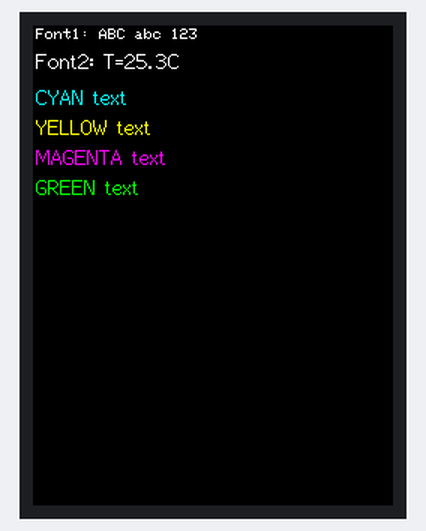
The program below on a simulated ESP32-S3. On the bench: 240×320 colour display. What the program prints to the serial monitor is not drawn.

Above: at 5.3 s.
At 7.3 s:
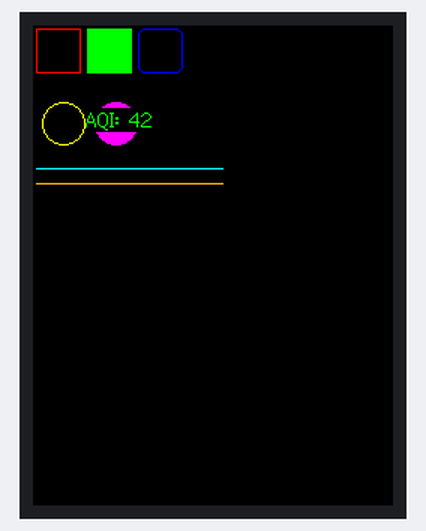
At 10.45 s:
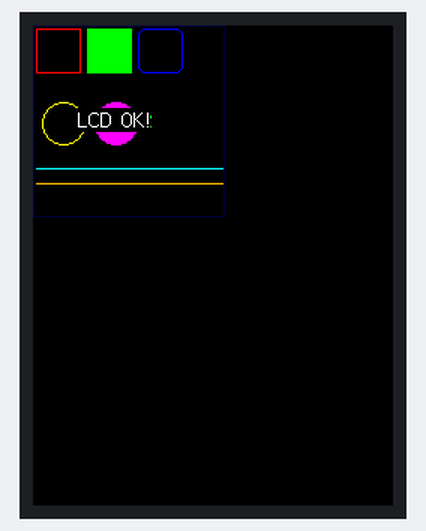
At 11.09 s:
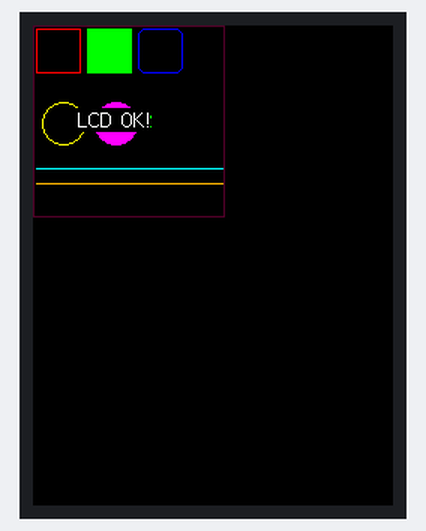
At 11.73 s:
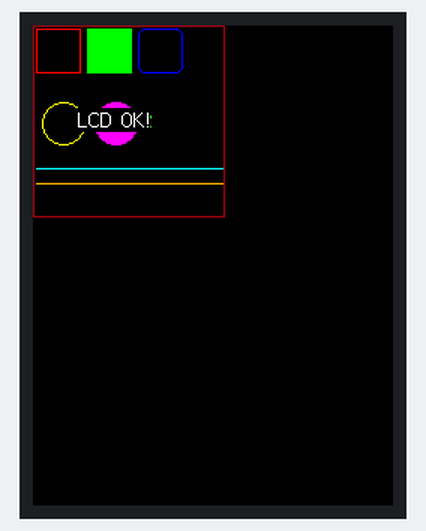
At 36.9 s:
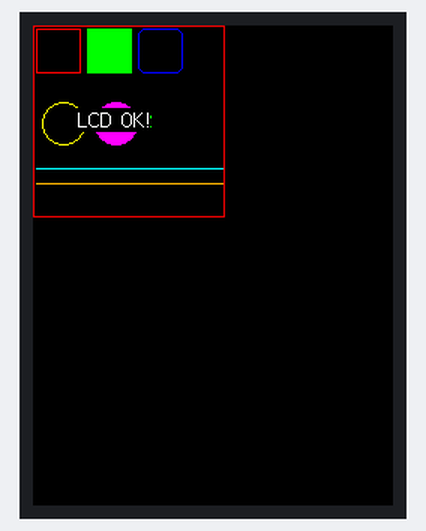

The program:

main.cpp
```cpp
/**
 * 模块测试 03 — ST7735 1.44寸 TFT LCD 显示测试
 *
 * 接线 (12pin, SPI):
 *   Pin1  GND  → GND
 *   Pin2  VCC  → 3.3V
 *   Pin3  SCL  → GPIO18 (SPI SCK)
 *   Pin4  SDA  → GPIO17 (SPI MOSI)
 *   Pin5  RES  → GPIO21
 *   Pin6  DC   → GPIO4
 *   Pin7  CS   → GPIO5
 *   Pin8  BL   → 3.3V (背光常亮)
 *
 * 预期:
 *   屏幕依次显示: 纯色填充(红→绿→蓝→白→黑) → 文字 → 几何图形 → 循环动画
 */

#include <Arduino.h>
#include <TFT_eSPI.h>

TFT_eSPI tft = TFT_eSPI();

void color_fill_test() {
    const uint16_t colors[] = { TFT_RED, TFT_GREEN, TFT_BLUE, TFT_WHITE, TFT_BLACK };
    const char* names[] = { "RED", "GREEN", "BLUE", "WHITE", "BLACK" };

    for (int i = 0; i < 5; i++) {
        tft.fillScreen(colors[i]);
        tft.setTextColor(TFT_WHITE, colors[i]);
        tft.setTextFont(2);
        tft.drawString(names[i], 40, 55, 2);
        delay(800);
    }
}

void text_test() {
    tft.fillScreen(TFT_BLACK);
    tft.setTextColor(TFT_WHITE, TFT_BLACK);

    tft.setTextFont(1);
    tft.drawString("Font1: ABC abc 123", 2, 2, 1);

    tft.setTextFont(2);
    tft.drawString("Font2: T=25.3C", 2, 16, 2);

    tft.setTextColor(TFT_CYAN, TFT_BLACK);
    tft.drawString("CYAN text", 2, 40, 2);

    tft.setTextColor(TFT_YELLOW, TFT_BLACK);
    tft.drawString("YELLOW text", 2, 60, 2);

    tft.setTextColor(TFT_MAGENTA, TFT_BLACK);
    tft.drawString("MAGENTA text", 2, 80, 2);

    tft.setTextColor(TFT_GREEN, TFT_BLACK);
    tft.drawString("GREEN text", 2, 100, 2);
    delay(2000);
}

void geometry_test() {
    tft.fillScreen(TFT_BLACK);

    // 矩形边框 + 填充
    tft.drawRect(2, 2, 30, 30, TFT_RED);
    tft.fillRect(36, 2, 30, 30, TFT_GREEN);

    // 圆角矩形
    tft.drawRoundRect(70, 2, 30, 30, 5, TFT_BLUE);

    // 圆形
    tft.drawCircle(20, 65, 14, TFT_YELLOW);
    tft.fillCircle(55, 65, 14, TFT_MAGENTA);

    // 线条
    tft.drawLine(2, 95, 126, 95, TFT_CYAN);
    tft.drawLine(2, 105, 126, 105, TFT_ORANGE);

    // AQI 模拟数据
    tft.setTextFont(2);
    tft.setTextColor(TFT_GREEN, TFT_BLACK);
    tft.drawString("AQI: 42", 35, 55, 2);

    delay(3000);
}

void setup() {
    Serial.begin(115200);
    delay(500);
    Serial.println("\n=== ST7735 TFT LCD 显示测试 ===\n");

    tft.init();
    tft.setRotation(0);
    tft.fillScreen(TFT_BLACK);

    Serial.println("[TEST] 纯色填充...");
    color_fill_test();

    Serial.println("[TEST] 文字显示...");
    text_test();

    Serial.println("[TEST] 几何图形...");
    geometry_test();

    Serial.println("[INFO] 测试完成，进入循环动画模式\n");
}

void loop() {
    // 边框呼吸灯效果
    for (int b = 0; b < 64; b++) {
        uint16_t c = tft.color565(b * 4, 0, 63 - b);
        tft.drawRect(0, 0, 128, 128, c);
        tft.setTextColor(TFT_WHITE, TFT_BLACK);
        tft.setTextFont(2);
        tft.drawString("LCD OK!", 30, 55, 2);
        delay(30);
    }
    for (int b = 63; b >= 0; b--) {
        uint16_t c = tft.color565(b * 4, 0, 63 - b);
        tft.drawRect(0, 0, 128, 128, c);
        tft.drawString("LCD OK!", 30, 55, 2);
        delay(30);
    }
}
```

Measured:
- what the display in image 0 shows lasts 2.1 s, from 5.2 s to 7.3 s
- what the display in image 1 shows lasts 3.0 s, from 7.3 s to 10.3 s
